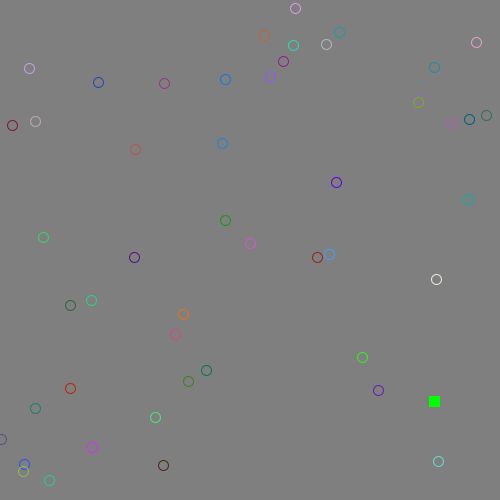
Frame 1 (no input)
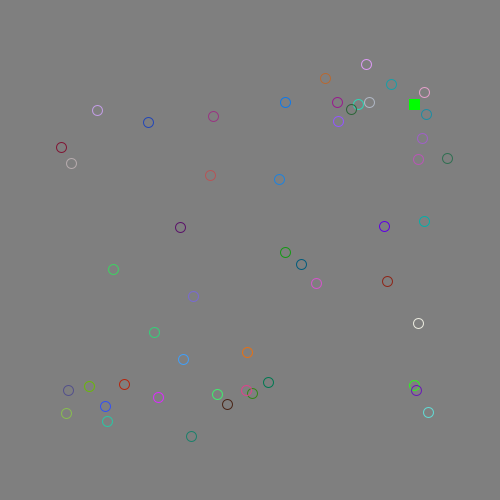
Frame 60 (the mouse pressed at the canvas centre just before this capture)
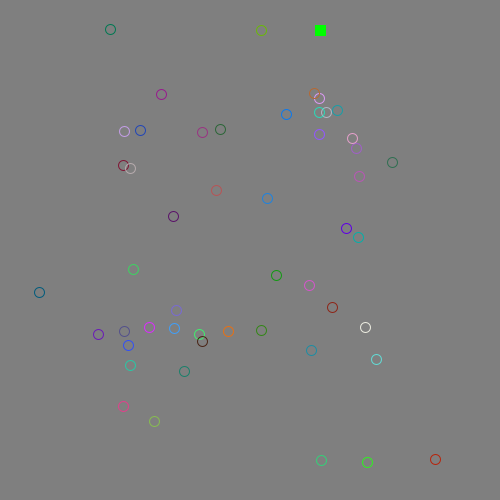
Frame 120 (the mouse held since frame 60 and released just before this capture)

The Processing sketch that drew these frames (run headless with seeded random() and noise(); from frame 60 on, the mouse is pressed at the canvas centre):

// Processing sketch: Chemotaxis
// ── Chemotaxis.pde
 //declare bacteria variables here   
 Bacteria [] colony;
 Food jeeves = new Food();
 void setup()   
 {
 	size(500,500);
 	//initialize bacteria variables here
 	colony = new Bacteria[50];
 	for(int i = 0; i<colony.length; i++)
 	{
 		colony[i] = new Bacteria();
 	}
 }   
 void draw()   
 {
 	background(127);
 	noFill();
 	jeeves.show();
 	//move and show the bacteria
 	for(int j = 0; j<colony.length; j++)
 	{
 		colony[j].move();
 		colony[j].show();
 		if(colony[j].bacX == jeeves.foodX+5 && colony[j].bacY == jeeves.foodY+5)
 		{
 			jeeves.foodX = (int)(Math.random()*491);
 			jeeves.foodY = (int)(Math.random()*491);
 		}
 		if(get(colony[j].bacX,colony[j].bacY) != color(127))
 		{
 			if(get(colony[j].bacX,colony[j].bacY) == color(0,255,0))
 			{
 			}
 			else
 			{
 				colony[j].bacX = (int)(Math.random()*491);
 				colony[j].bacY = (int)(Math.random()*491);
 			}
 		}
 	}
 }  
 class Bacteria    
 {
 	int bacX, bacY, bacCol;
 	Bacteria()
 	{
 		bacX = (int)(Math.random()*491);
 		bacY = (int)(Math.random()*491);
 		bacCol = color((int)(Math.random()*256),(int)(Math.random()*256),(int)(Math.random()*256));
 	}
 	void move()
 	{
 		bacX = bacX + (int)(Math.random()*3)-1;
 		bacY = bacY + (int)(Math.random()*3)-1;
 		if(jeeves.foodX+5 > bacX)
 		{
 			bacX = bacX + (int)(Math.random()*3);
 		}
 		else
 		{
 			bacX = bacX + (int)(Math.random()*3)-2;
 		}
 		if(jeeves.foodY+5 > bacY)
 		{
 			bacY = bacY + (int)(Math.random()*3);
 		}
 		else
 		{
 			bacY = bacY + (int)(Math.random()*3)-2;
 		}
 	}
 	void show()
 	{
 		stroke(bacCol);
 		noFill();
 		ellipse(bacX,bacY,10,10);
 	}
 	//lots of java!   
 }    
 class Food
 {
 	int foodX, foodY;
 	Food()
 	{
 		foodX = (int)(Math.random()*491);
 		foodY = (int)(Math.random()*491);
 	}
 	void show()
 	{
 		stroke(0,255,0);
 		fill(0,255,0);
 		rect(foodX,foodY,10,10);
 	}
 }
